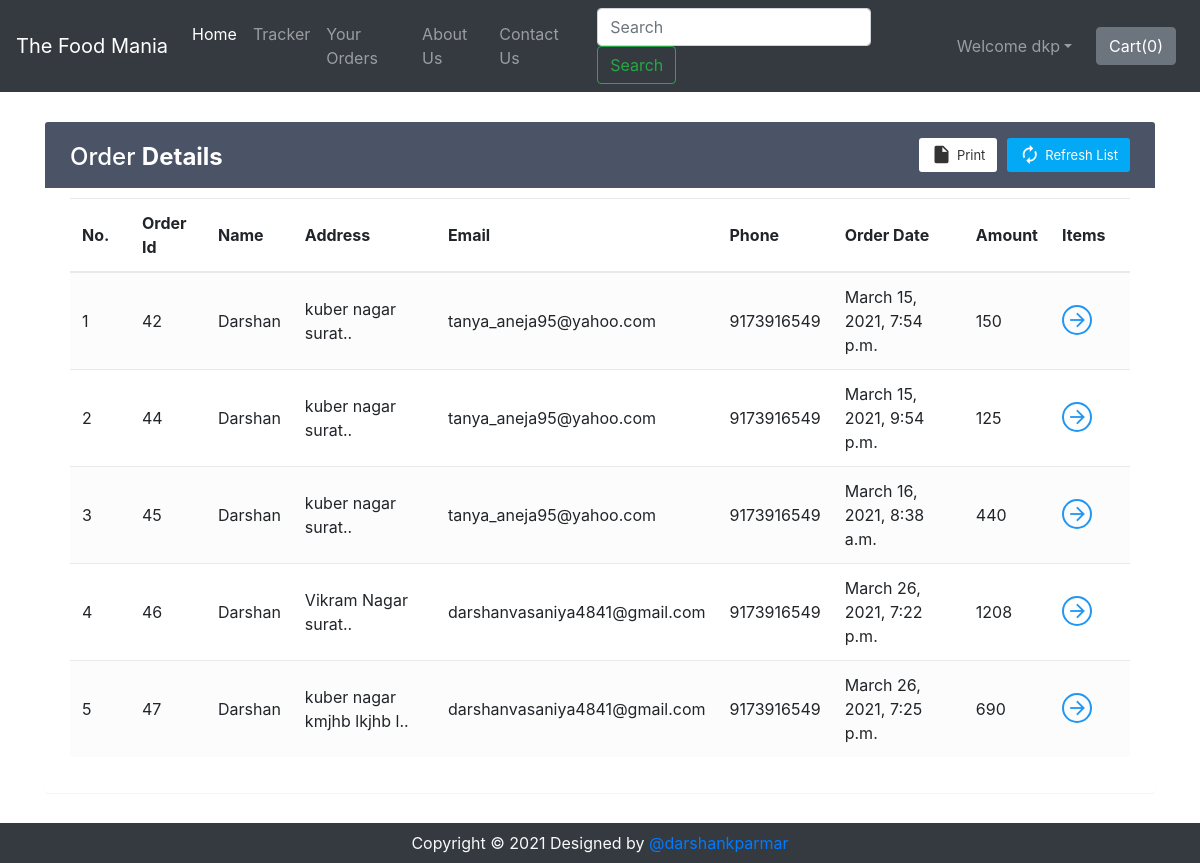
Page /shop/orderView/ (signed in) on the committed database.
### shop/views.py (the view)
def orderView(request):
    if request.user.is_authenticated:
        current_user = request.user
        orderHistory = Orders.objects.filter(userId=current_user.id)
        if len(orderHistory) == 0:
            messages.info(request, "You have not ordered.")
            return render(request, 'shop/orderView.html')
        return render(request, 'shop/orderView.html', {'orderHistory': orderHistory})
    return render(request, 'shop/orderView.html')

### shop/templates/shop/orderView.html (shortened to what this page needs)
{% extends 'shop/basic.html' %}
{% block body %}
{% if user.is_authenticated %}
<div class="container" id="cont">
    <div class="table-wrapper">
        <div class="table-title">
            <div class="row">
                <div class="col-sm-4">
                    <h2>Order <b>Details</b></h2>
                </div>
                <div class="col-sm-8">
                    <a href="" class="btn btn-primary"><i class="material-icons">&#xE863;</i> <span>Refresh List</span></a>
                    <a href="#" onclick="window.print()" class="btn btn-info"><i class="material-icons">&#xE24D;</i> <span>Print</span></a>
                </div>
            </div>
        </div>
        <table class="table table-striped table-hover">
            <thead>
                <tr>
                    <th>No.</th>
                    <th>Order Id</th>
                    <th>Name</th>
                    <th>Address</th>
                    <th>Email</th>
                    <th>Phone</th>
                    <th>Order Date</th>
                    <th>Amount</th>
                    <th>Items</th>
                </tr>
            </thead>
            <tbody>
                {% for i in orderHistory %}
                <tr>
                    <td class="count"></td>
                    <td>{{i.order_id}}</td>
                    <td>{{i.name}}</td>
                    <td data-toggle="tooltip" title="{{i.address}}">{{i.address|slice:"0:25"}}..</td>
                    <td>{{i.email}}</td>
                    <td>{{i.phone}}</td>
                    <td>{{i.timestamp}}</td>
                    <td>{{i.amount}}</td>
                    <td><a href="#" id="click{{i.order_id}}" class="view" title="View Details"><i class="material-icons">&#xE5C8;</i></a></td>
                </tr>
                {% endfor %}
            </tbody>
        </table>
    </div>
</div>
{% else %}
    <div id="cont2">
        <div class="alert alert-info">
            <font style="font-size:22px"><center>You need to <strong><a class="alert-link" data-toggle="modal" data-target="#loginModal">Login</a></strong></center></font>
        </div>
    </div>
{% endif %}
{% endblock %}

### shop/templates/shop/basic.html (shortened to what this page needs)
<!doctype html>
<html lang="en">
  <head>
    <link rel="stylesheet" href="https://stackpath.bootstrapcdn.com/bootstrap/4.2.1/css/bootstrap.min.css">
    <link rel="stylesheet" href="https://stackpath.bootstrapcdn.com/bootstrap/4.3.1/css/bootstrap.min.css">
    <link rel="stylesheet" href="https://use.fontawesome.com/releases/v5.8.2/css/all.css">
  </head>
  <body>
    <nav class="navbar navbar-expand-lg navbar-dark bg-dark">
      <a class="navbar-brand" href="/shop">The Food Mania</a>
      <div class="collapse navbar-collapse" id="navbarSupportedContent">
        <ul class="navbar-nav mr-auto">
          <li class="nav-item active">
            <a class="nav-link" href="/shop">Home <span class="sr-only">(current)</span></a>
          </li>
          <li class="nav-item">
            <a class="nav-link" href="/shop/tracker">Tracker</a>
          </li>
          <li class="nav-item">
            <a class="nav-link" href="/shop/orderView/">Your Orders</a>
          </li>
          <li class="nav-item">
            <a class="nav-link" href="/shop/about">About Us</a>
          </li>
          <li class="nav-item">
            <a class="nav-link" href="/shop/contact">Contact Us</a>
          </li>
        </ul>
        <form method="get" action="/shop/search" class="form-inline my-2 my-lg-0 mx-3">
          <input class="form-control mr-sm-2" type="search" name="search" id="search" placeholder="Search" aria-label="Search" required>
          <button class="btn btn-outline-success my-2 my-sm-0" type="submit">Search</button>
        </form>
        {% if user.is_authenticated %}
        <ul class="navbar-nav mr-2">
          <li class="nav-item dropdown">
            <a class="nav-link dropdown-toggle" href='#' id="navbarDropdown" role="button" data-toggle="dropdown"> Welcome {{request.user}}</a>
          </li>
        </ul>
        {% else %}
        <button type="button" class="btn btn-success mx-2" data-toggle="modal" data-target="#loginModal">Login</button>
        <button type="button" class="btn btn-success mx-2" data-toggle="modal" data-target="#signupModal">SignUp</button>
        {% endif %}
        <button type="button" class="btn btn-secondary mx-2" id="popcart" data-container="body" data-html="true" data-toggle="popover" title="MyCart" data-placement="bottom" data-content="Bottom popover">
          Cart(<span id="cart">0</span>)
        </button>
      </div>
    </nav>
    {% block body %} {% endblock %}
    <div class="footer container-fluid bg-dark text-light">
        <p class="text-center py-2 mb-0">Copyright © 2021 Designed by <a href="https://github.com/darshankparmar" target="_blank" rel="noopener noreferrer">@darshankparmar</a></p>
    </div>
  </body>
</html>

### rows in the picture
Orders: order_id "42", name "Darshan", address "kuber nagar surat", email "tanya_aneja95@yahoo.com", phone "9173916549", timestamp "March 15, 2021, 7:54 p.m.", amount "150"
Orders: order_id "44", name "Darshan", address "kuber nagar surat", email "tanya_aneja95@yahoo.com", phone "9173916549", timestamp "March 15, 2021, 9:54 p.m.", amount "125"
Orders: order_id "45", name "Darshan", address "kuber nagar surat", email "tanya_aneja95@yahoo.com", phone "9173916549", timestamp "March 16, 2021, 8:38 a.m.", amount "440"
Orders: order_id "46", name "Darshan", address "Vikram Nagar surat", email "darshanvasaniya4841@gmail.com", phone "9173916549", timestamp "March 26, 2021, 7:22 p.m.", amount "1208"
Orders: order_id "47", name "Darshan", address "kuber nagar kmjhb lkjhb l", email "darshanvasaniya4841@gmail.com", phone "9173916549", timestamp "March 26, 2021, 7:25 p.m.", amount "690"

### other values in the picture
{{ request.user }} "dkp"
